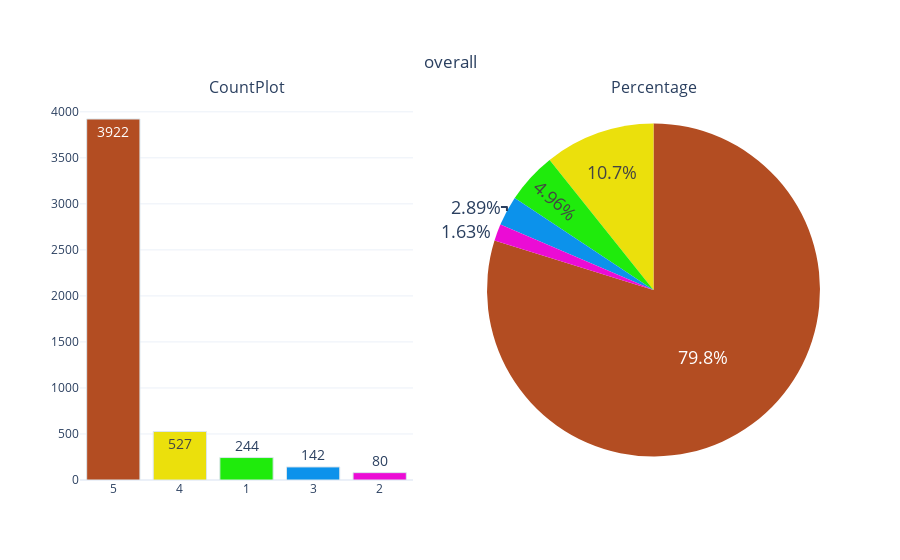

Write notebook code for a chart like this one.
### Code cell
variable_summary(df,'overall')

### Figure 1 — Plotly figure (JSON) as saved in the notebook; plotly's stock layout.template omitted (floating-point values rounded to 4 significant figures)
{"data": [{"marker": {"color": ["#B34D22", "#EBE00C", "#1FEB0C", "#0C92EB", "#EB0CD5"], "line": {"color": "#DBE6EC", "width": 1}}, "name": "overall", "showlegend": false, "text": ["3922", "527", "244", "142", "80"], "textfont": {"size": 14}, "textposition": "auto", "type": "bar", "x": ["5", "4", "1", "3", "2"], "xaxis": "x", "y": [3922, 527, 244, 142, 80], "yaxis": "y"}, {"domain": {"x": [0.55, 1], "y": [0, 1]}, "labels": [5, 4, 1, 3, 2], "marker": {"colors": ["#B34D22", "#EBE00C", "#1FEB0C", "#0C92EB", "#EB0CD5"]}, "name": "overall", "showlegend": false, "textfont": {"size": 18}, "textposition": "auto", "type": "pie", "values": [3922, 527, 244, 142, 80]}], "layout": {"annotations": [{"font": {"size": 16}, "showarrow": false, "text": "CountPlot", "x": 0.225, "xanchor": "center", "xref": "paper", "y": 1, "yanchor": "bottom", "yref": "paper"}, {"font": {"size": 16}, "showarrow": false, "text": "Percentage", "x": 0.775, "xanchor": "center", "xref": "paper", "y": 1, "yanchor": "bottom", "yref": "paper"}], "title": {"text": "overall", "x": 0.5, "xanchor": "center", "y": 0.9, "yanchor": "top"}, "xaxis": {"anchor": "y", "domain": [0, 0.45]}, "yaxis": {"anchor": "x", "domain": [0, 1]}}}
